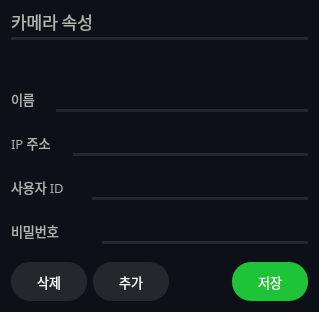
              <widget class="QWidget" name="camera_info_widget" native="true">
               <property name="sizePolicy">
                <sizepolicy hsizetype="Fixed" vsizetype="Fixed">
                 <horstretch>0</horstretch>
                 <verstretch>0</verstretch>
                </sizepolicy>
               </property>
               <property name="minimumSize">
                <size>
                 <width>319</width>
                 <height>312</height>
                </size>
               </property>
               <property name="maximumSize">
                <size>
                 <width>319</width>
                 <height>312</height>
                </size>
               </property>
               <property name="styleSheet">
                <string notr="true">background-color: rgb(13, 16, 23);
border-radius: 20px;
color: rgb(255, 255, 255);</string>
               </property>
               <layout class="QVBoxLayout" name="verticalLayout_24">
                <item>
                 <layout class="QVBoxLayout" name="verticalLayout_6">
                  <item>
                   <layout class="QVBoxLayout" name="verticalLayout_5">
                    <item>
                     <layout class="QHBoxLayout" name="horizontalLayout_3">
                      <item>
                       <widget class="QLabel" name="camera_info_title">
                        <property name="minimumSize">
                         <size>
                          <width>95</width>
                          <height>20</height>
                         </size>
                        </property>
                        <property name="maximumSize">
                         <size>
                          <width>95</width>
                          <height>20</height>
                         </size>
                        </property>
                        <property name="font">
                         <font>
                          <family>Sans</family>
                          <pointsize>13</pointsize>
                         </font>
                        </property>
                        <property name="styleSheet">
                         <string notr="true">color: rgb(179,179,179);
background-color: rgba(191, 64, 64, 0);</string>
                        </property>
                        <property name="text">
                         <string>카메라 속성</string>
                        </property>
                       </widget>
                      </item>
                      <item>
                       <spacer name="horizontalSpacer_3">
                        <property name="orientation">
                         <enum>Qt::Orientation::Horizontal</enum>
                        </property>
                        <property name="sizeHint" stdset="0">
                         <size>
                          <width>40</width>
                          <height>20</height>
                         </size>
                        </property>
                       </spacer>
                      </item>
                     </layout>
                    </item>
                    <item>
                     <widget class="Line" name="camera_info_title_line">
                      <property name="minimumSize">
                       <size>
                        <width>0</width>
                        <height>3</height>
                       </size>
                      </property>
                      <property name="maximumSize">
                       <size>
                        <width>327</width>
                        <height>3</height>
                       </size>
                      </property>
                      <property name="font">
                       <font>
                        <family>Sans</family>
                        <pointsize>5</pointsize>
                        <strikeout>false</strikeout>
                       </font>
                      </property>
                      <property name="contextMenuPolicy">
                       <enum>Qt::ContextMenuPolicy::NoContextMenu</enum>
                      </property>
                      <property name="autoFillBackground">
                       <bool>false</bool>
                      </property>
                      <property name="styleSheet">
                       <string notr="true">background-color: rgb(36, 39, 44)</string>
                      </property>
                      <property name="orientation">
                       <enum>Qt::Orientation::Horizontal</enum>
                      </property>
                     </widget>
                    </item>
                   </layout>
                  </item>
                  <item>
                   <spacer name="verticalSpacer_3">
                    <property name="orientation">
                     <enum>Qt::Orientation::Vertical</enum>
                    </property>
                    <property name="sizeType">
                     <enum>QSizePolicy::Policy::Fixed</enum>
                    </property>
                    <property name="sizeHint" stdset="0">
                     <size>
                      <width>20</width>
                      <height>40</height>
                     </size>
                    </property>
                   </spacer>
                  </item>
                  <item>
                   <layout class="QHBoxLayout" name="horizontalLayout_4">
                    <item>
                     <widget class="QLabel" name="camera_name">
                      <property name="minimumSize">
                       <size>
                        <width>29</width>
                        <height>22</height>
                       </size>
                      </property>
                      <property name="maximumSize">
                       <size>
                        <width>29</width>
                        <height>22</height>
                       </size>
                      </property>
                      <property name="font">
                       <font>
                        <family>Sans</family>
                        <pointsize>10</pointsize>
                        <bold>false</bold>
                       </font>
                      </property>
                      <property name="styleSheet">
                       <string notr="true">color: rgb(179,179,179);
background-color: rgba(255, 255, 255, 0);</string>
                      </property>
                      <property name="text">
                       <string>이름</string>
                      </property>
                      <property name="alignment">
                       <set>Qt::AlignmentFlag::AlignLeading|Qt::AlignmentFlag::AlignLeft|Qt::AlignmentFlag::AlignVCenter</set>
                      </property>
                     </widget>
                    </item>
                    <item>
                     <spacer name="horizontalSpacer_4">
                      <property name="orientation">
                       <enum>Qt::Orientation::Horizontal</enum>
                      </property>
                      <property name="sizeHint" stdset="0">
                       <size>
                        <width>40</width>
                        <height>20</height>
                       </size>
                      </property>
                     </spacer>
                    </item>
                    <item>
                     <layout class="QVBoxLayout" name="verticalLayout_7">
                      <item>
                       <widget class="QLineEdit" name="camera_info_name_input">
                        <property name="minimumSize">
                         <size>
                          <width>252</width>
                          <height>17</height>
                         </size>
                        </property>
                        <property name="maximumSize">
                         <size>
                          <width>252</width>
                          <height>17</height>
                         </size>
                        </property>
                        <property name="font">
                         <font>
                          <family>Sans</family>
                          <pointsize>10</pointsize>
                          <bold>false</bold>
                         </font>
                        </property>
                        <property name="focusPolicy">
                         <enum>Qt::FocusPolicy::StrongFocus</enum>
                        </property>
                        <property name="styleSheet">
                         <string notr="true">qproperty-frame: false;
font-size:10pt;
color: rgb(255, 255, 255);
background-color: rgba(255, 255, 255, 0);</string>
                        </property>
                        <property name="text">
                         <string/>
                        </property>
                       </widget>
                      </item>
                      <item>
                       <widget class="Line" name="camera_info_name_line">
                        <property name="minimumSize">
                         <size>
                          <width>0</width>
                          <height>3</height>
                         </size>
                        </property>
                        <property name="maximumSize">
                         <size>
                          <width>275</width>
                          <height>3</height>
                         </size>
                        </property>
                        <property name="font">
                         <font>
                          <family>Sans</family>
                          <pointsize>5</pointsize>
                          <strikeout>false</strikeout>
                         </font>
                        </property>
                        <property name="contextMenuPolicy">
                         <enum>Qt::ContextMenuPolicy::NoContextMenu</enum>
                        </property>
                        <property name="autoFillBackground">
                         <bool>false</bool>
                        </property>
                        <property name="styleSheet">
                         <string notr="true">background-color: rgb(36, 39, 44)</string>
                        </property>
                        <property name="orientation">
                         <enum>Qt::Orientation::Horizontal</enum>
                        </property>
                       </widget>
                      </item>
                     </layout>
                    </item>
                   </layout>
                  </item>
                  <item>
                   <spacer name="verticalSpacer_11">
                    <property name="orientation">
                     <enum>Qt::Orientation::Vertical</enum>
                    </property>
                    <property name="sizeHint" stdset="0">
                     <size>
                      <width>20</width>
                      <height>40</height>
                     </size>
                    </property>
                   </spacer>
                  </item>
                  <item>
                   <layout class="QHBoxLayout" name="horizontalLayout_5">
                    <item>
                     <widget class="QLabel" name="camera_ip">
                      <property name="minimumSize">
                       <size>
                        <width>47</width>
                        <height>22</height>
                       </size>
                      </property>
                      <property name="maximumSize">
                       <size>
                        <width>47</width>
                        <height>22</height>
                       </size>
                      </property>
                      <property name="font">
                       <font>
                        <family>Sans</family>
                        <pointsize>10</pointsize>
                        <bold>false</bold>
                       </font>
                      </property>
                      <property name="styleSheet">
                       <string notr="true">color: rgb(179,179,179);
background-color: rgba(0, 0, 0, 0);</string>
                      </property>
                      <property name="text">
                       <string>IP 주소</string>
                      </property>
                     </widget>
                    </item>
                    <item>
                     <spacer name="horizontalSpacer_9">
                      <property name="orientation">
                       <enum>Qt::Orientation::Horizontal</enum>
                      </property>
                      <property name="sizeHint" stdset="0">
                       <size>
                        <width>40</width>
                        <height>20</height>
                       </size>
                      </property>
                     </spacer>
                    </item>
                    <item>
                     <layout class="QVBoxLayout" name="verticalLayout_8">
                      <item>
                       <widget class="QLineEdit" name="camera_info_ip_input">
                        <property name="minimumSize">
                         <size>
                          <width>235</width>
                          <height>17</height>
                         </size>
                        </property>
                        <property name="maximumSize">
                         <size>
                          <width>268</width>
                          <height>17</height>
                         </size>
                        </property>
                        <property name="font">
                         <font>
                          <family>Sans</family>
                          <pointsize>10</pointsize>
                          <bold>false</bold>
                         </font>
                        </property>
                        <property name="styleSheet">
                         <string notr="true">qproperty-frame: false;
font-size:10pt;
color: rgb(255, 255, 255);
background-color: rgba(255, 255, 255, 0);</string>
                        </property>
                        <property name="text">
                         <string/>
                        </property>
                       </widget>
                      </item>
                      <item>
                       <widget class="Line" name="camera_info_ip_line">
                        <property name="minimumSize">
                         <size>
                          <width>0</width>
                          <height>3</height>
                         </size>
                        </property>
                        <property name="maximumSize">
                         <size>
                          <width>275</width>
                          <height>3</height>
                         </size>
                        </property>
                        <property name="font">
                         <font>
                          <family>Sans</family>
                          <pointsize>5</pointsize>
                          <strikeout>false</strikeout>
                         </font>
                        </property>
                        <property name="contextMenuPolicy">
                         <enum>Qt::ContextMenuPolicy::NoContextMenu</enum>
                        </property>
                        <property name="autoFillBackground">
                         <bool>false</bool>
                        </property>
                        <property name="styleSheet">
                         <string notr="true">background-color: rgb(36, 39, 44)</string>
                        </property>
                        <property name="orientation">
                         <enum>Qt::Orientation::Horizontal</enum>
                        </property>
                       </widget>
                      </item>
                     </layout>
                    </item>
                   </layout>
                  </item>
                  <item>
                   <spacer name="verticalSpacer_10">
                    <property name="orientation">
                     <enum>Qt::Orientation::Vertical</enum>
                    </property>
                    <property name="sizeHint" stdset="0">
                     <size>
                      <width>20</width>
                      <height>40</height>
                     </size>
                    </property>
                   </spacer>
                  </item>
                  <item>
                   <layout class="QHBoxLayout" name="horizontalLayout_6">
                    <item>
                     <widget class="QLabel" name="camera_id">
                      <property name="minimumSize">
                       <size>
                        <width>63</width>
                        <height>22</height>
                       </size>
                      </property>
                      <property name="maximumSize">
                       <size>
                        <width>63</width>
                        <height>22</height>
                       </size>
                      </property>
                      <property name="font">
                       <font>
                        <family>Sans</family>
                        <pointsize>10</pointsize>
                        <bold>false</bold>
                       </font>
                      </property>
                      <property name="styleSheet">
                       <string notr="true">color: rgb(179,179,179);
background-color: rgba(0, 0, 0, 0);</string>
                      </property>
                      <property name="text">
                       <string>사용자 ID</string>
                      </property>
                     </widget>
                    </item>
                    <item>
                     <spacer name="horizontalSpacer_10">
                      <property name="orientation">
                       <enum>Qt::Orientation::Horizontal</enum>
                      </property>
                      <property name="sizeHint" stdset="0">
                       <size>
                        <width>40</width>
                        <height>20</height>
                       </size>
                      </property>
                     </spacer>
                    </item>
                    <item>
                     <layout class="QVBoxLayout" name="verticalLayout_23">
                      <item>
                       <widget class="QLineEdit" name="camera_info_id_input">
                        <property name="minimumSize">
                         <size>
                          <width>216</width>
                          <height>17</height>
                         </size>
                        </property>
                        <property name="maximumSize">
                         <size>
                          <width>275</width>
                          <height>17</height>
                         </size>
                        </property>
                        <property name="font">
                         <font>
                          <family>Sans</family>
                          <pointsize>10</pointsize>
                          <bold>false</bold>
                         </font>
                        </property>
                        <property name="styleSheet">
                         <string notr="true">qproperty-frame: false;
font-size:10pt;
color: rgb(255, 255, 255);
background-color: rgba(255, 255, 255, 0);</string>
                        </property>
                        <property name="text">
                         <string/>
                        </property>
                       </widget>
                      </item>
                      <item>
                       <widget class="Line" name="camera_info_id_line">
                        <property name="minimumSize">
                         <size>
                          <width>0</width>
                          <height>3</height>
                         </size>
                        </property>
                        <property name="maximumSize">
                         <size>
                          <width>275</width>
                          <height>3</height>
                         </size>
                        </property>
                        <property name="font">
                         <font>
                          <family>Sans</family>
                          <pointsize>5</pointsize>
                          <strikeout>false</strikeout>
                         </font>
                        </property>
                        <property name="contextMenuPolicy">
                         <enum>Qt::ContextMenuPolicy::NoContextMenu</enum>
                        </property>
                        <property name="autoFillBackground">
                         <bool>false</bool>
                        </property>
                        <property name="styleSheet">
                         <string notr="true">background-color: rgb(36, 39, 44)</string>
                        </property>
                        <property name="orientation">
                         <enum>Qt::Orientation::Horizontal</enum>
                        </property>
                       </widget>
                      </item>
                     </layout>
                    </item>
                   </layout>
                  </item>
                  <item>
                   <spacer name="verticalSpacer_9">
                    <property name="orientation">
                     <enum>Qt::Orientation::Vertical</enum>
                    </property>
                    <property name="sizeHint" stdset="0">
                     <size>
                      <width>20</width>
                      <height>40</height>
                     </size>
                    </property>
                   </spacer>
                  </item>
                  <item>
                   <layout class="QHBoxLayout" name="horizontalLayout_7">
                    <item>
                     <widget class="QLabel" name="camera_pw">
                      <property name="minimumSize">
                       <size>
                        <width>57</width>
                        <height>22</height>
                       </size>
                      </property>
                      <property name="maximumSize">
                       <size>
                        <width>57</width>
                        <height>22</height>
                       </size>
                      </property>
                      <property name="font">
                       <font>
                        <family>Sans</family>
                        <pointsize>10</pointsize>
                        <bold>false</bold>
                       </font>
                      </property>
                      <property name="styleSheet">
                       <string notr="true">color: rgb(179,179,179);
background-color: rgba(0, 0, 0, 0);</string>
                      </property>
                      <property name="text">
                       <string>비밀번호</string>
                      </property>
                     </widget>
                    </item>
                    <item>
                     <spacer name="horizontalSpacer_11">
                      <property name="orientation">
                       <enum>Qt::Orientation::Horizontal</enum>
                      </property>
                      <property name="sizeHint" stdset="0">
                       <size>
                        <width>40</width>
                        <height>20</height>
                       </size>
                      </property>
                     </spacer>
                    </item>
                    <item>
                     <layout class="QVBoxLayout" name="verticalLayout_34">
                      <item>
                       <widget class="QLineEdit" name="camera_info_pw_input">
                        <property name="sizePolicy">
                         <sizepolicy hsizetype="Fixed" vsizetype="Fixed">
                          <horstretch>0</horstretch>
                          <verstretch>0</verstretch>
                         </sizepolicy>
                        </property>
                        <property name="minimumSize">
                         <size>
                          <width>206</width>
                          <height>17</height>
                         </size>
                        </property>
                        <property name="maximumSize">
                         <size>
                          <width>275</width>
                          <height>17</height>
                         </size>
                        </property>
                        <property name="font">
                         <font>
                          <family>Sans</family>
                          <pointsize>10</pointsize>
                          <bold>false</bold>
                         </font>
                        </property>
                        <property name="styleSheet">
                         <string notr="true">qproperty-frame: false;
font-size:10pt;
color: rgb(255, 255, 255);
background-color: rgba(255, 255, 255, 0);</string>
                        </property>
                        <property name="text">
                         <string/>
                        </property>
                       </widget>
                      </item>
                      <item>
                       <widget class="Line" name="camera_info_pw_line">
                        <property name="minimumSize">
                         <size>
                          <width>0</width>
                          <height>3</height>
                         </size>
                        </property>
                        <property name="maximumSize">
                         <size>
                          <width>275</width>
                          <height>3</height>
                         </size>
                        </property>
                        <property name="font">
                         <font>
                          <family>Sans</family>
                          <pointsize>5</pointsize>
                          <strikeout>false</strikeout>
                         </font>
                        </property>
                        <property name="contextMenuPolicy">
                         <enum>Qt::ContextMenuPolicy::NoContextMenu</enum>
                        </property>
                        <property name="autoFillBackground">
                         <bool>false</bool>
                        </property>
                        <property name="styleSheet">
                         <string notr="true">background-color: rgb(36, 39, 44)</string>
                        </property>
                        <property name="orientation">
                         <enum>Qt::Orientation::Horizontal</enum>
                        </property>
                       </widget>
                      </item>
                     </layout>
                    </item>
                   </layout>
                  </item>
                  <item>
                   <spacer name="verticalSpacer_4">
                    <property name="orientation">
                     <enum>Qt::Orientation::Vertical</enum>
                    </property>
                    <property name="sizeHint" stdset="0">
                     <size>
                      <width>20</width>
                      <height>40</height>
                     </size>
                    </property>
                   </spacer>
                  </item>
                  <item>
                   <layout class="QHBoxLayout" name="horizontalLayout_8">
                    <item>
                     <widget class="QPushButton" name="camera_remove_bn">
                      <property name="sizePolicy">
                       <sizepolicy hsizetype="Expanding" vsizetype="Preferred">
                        <horstretch>0</horstretch>
                        <verstretch>0</verstretch>
                       </sizepolicy>
                      </property>
                      <property name="minimumSize">
                       <size>
                        <width>76</width>
                        <height>39</height>
                       </size>
                      </property>
                      <property name="maximumSize">
                       <size>
                        <width>76</width>
                        <height>39</height>
                       </size>
                      </property>
                      <property name="font">
                       <font>
                        <family>Sans</family>
                        <pointsize>10</pointsize>
                       </font>
                      </property>
                      <property name="cursor">
                       <cursorShape>PointingHandCursor</cursorShape>
                      </property>
                      <property name="styleSheet">
                       <string notr="true">background-color: rgb(36, 39, 44);
color: rgb(255, 255, 255);
border-radius: 19px;
</string>
                      </property>
                      <property name="text">
                       <string>삭제</string>
                      </property>
                     </widget>
                    </item>
                    <item>
                     <widget class="QPushButton" name="camera_add_bn">
                      <property name="sizePolicy">
                       <sizepolicy hsizetype="Expanding" vsizetype="Preferred">
                        <horstretch>0</horstretch>
                        <verstretch>0</verstretch>
                       </sizepolicy>
                      </property>
                      <property name="minimumSize">
                       <size>
                        <width>76</width>
                        <height>39</height>
                       </size>
                      </property>
                      <property name="maximumSize">
                       <size>
                        <width>76</width>
                        <height>39</height>
                       </size>
                      </property>
                      <property name="font">
                       <font>
                        <family>Sans</family>
                        <pointsize>10</pointsize>
                       </font>
                      </property>
                      <property name="cursor">
                       <cursorShape>PointingHandCursor</cursorShape>
                      </property>
                      <property name="styleSheet">
                       <string notr="true">background-color: rgb(36, 39, 44);
color: rgb(255, 255, 255);
border-radius: 19px;
</string>
                      </property>
                      <property name="text">
                       <string>추가</string>
                      </property>
                     </widget>
                    </item>
                    <item>
                     <spacer name="horizontalSpacer_5">
                      <property name="orientation">
                       <enum>Qt::Orientation::Horizontal</enum>
                      </property>
                      <property name="sizeHint" stdset="0">
                       <size>
                        <width>40</width>
                        <height>20</height>
                       </size>
                      </property>
                     </spacer>
                    </item>
                    <item>
                     <widget class="QPushButton" name="camera_save_bn">
                      <property name="sizePolicy">
                       <sizepolicy hsizetype="Expanding" vsizetype="Expanding">
                        <horstretch>0</horstretch>
                        <verstretch>0</verstretch>
                       </sizepolicy>
                      </property>
                      <property name="minimumSize">
                       <size>
                        <width>76</width>
                        <height>39</height>
                       </size>
                      </property>
                      <property name="maximumSize">
                       <size>
                        <width>76</width>
                        <height>39</height>
                       </size>
                      </property>
                      <property name="font">
                       <font>
                        <family>Sans</family>
                        <pointsize>10</pointsize>
                       </font>
                      </property>
                      <property name="cursor">
                       <cursorShape>PointingHandCursor</cursorShape>
                      </property>
                      <property name="styleSheet">
                       <string notr="true">
background-color: rgb(30, 195, 55);

color: rgb(255, 255, 255);
border-radius: 19px;
</string>
                      </property>
                      <property name="text">
                       <string>저장</string>
                      </property>
                     </widget>
                    </item>
                   </layout>
                  </item>
                 </layout>
                </item>
               </layout>
              </widget>
